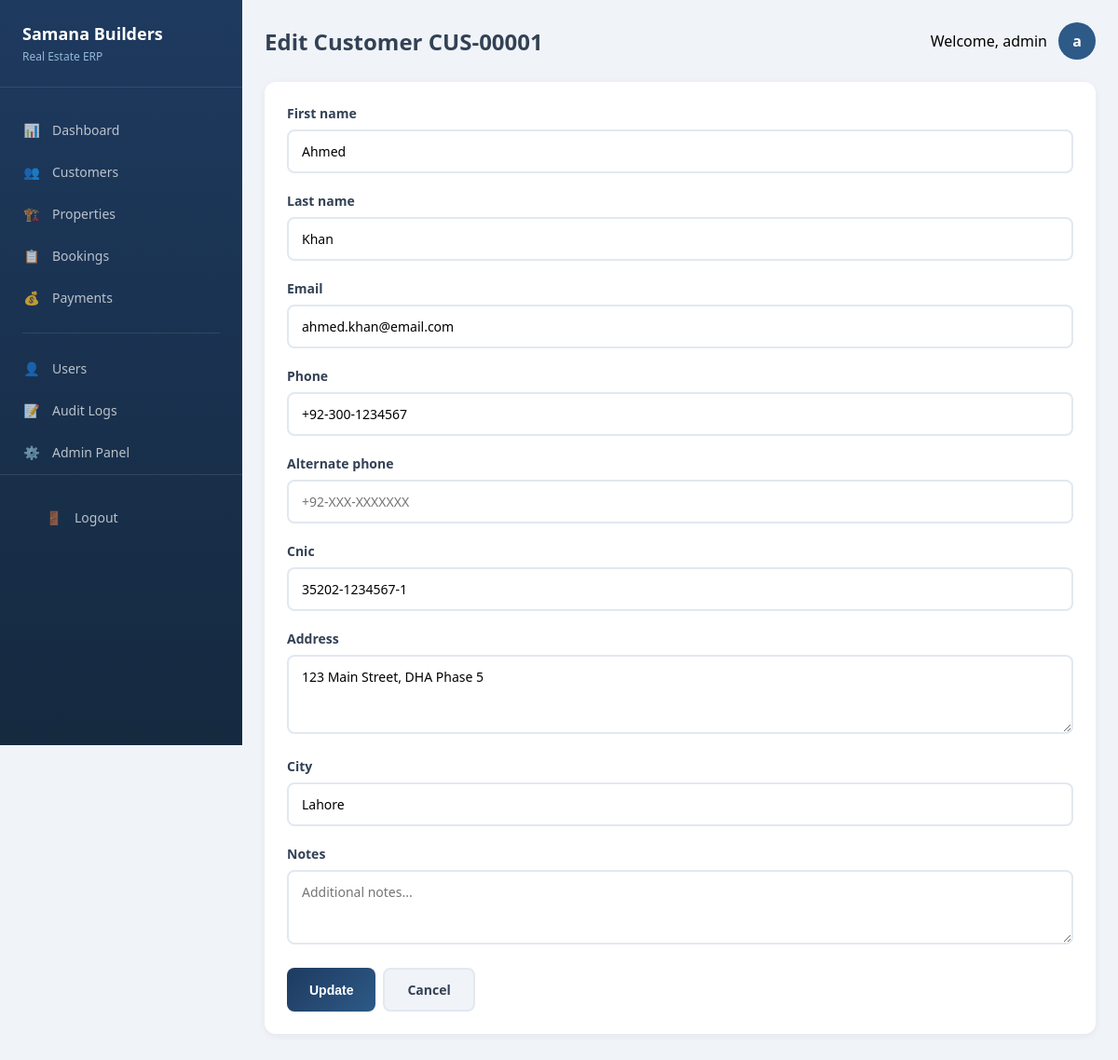
The page /customers/1/edit/ (signed in) on the database its author committed.
### customers/models.py (models this page shows, shortened)
class Customer(models.Model):
    customer_id = models.CharField(max_length=20, unique=True, editable=False)
    user = models.OneToOneField(User, on_delete=models.SET_NULL, null=True, blank=True)
    first_name = models.CharField(max_length=100)
    last_name = models.CharField(max_length=100)
    email = models.EmailField(unique=True, blank=True, null=True)
    phone = models.CharField(max_length=20)
    alternate_phone = models.CharField(max_length=20, blank=True)
    cnic = models.CharField(max_length=15, unique=True)
    address = models.TextField(blank=True)
    city = models.CharField(max_length=100, blank=True)
    notes = models.TextField(blank=True)
    is_active = models.BooleanField(default=True)
    created_at = models.DateTimeField(auto_now_add=True)
    updated_at = models.DateTimeField(auto_now=True)
    created_by = models.ForeignKey(User, on_delete=models.SET_NULL, null=True, related_name='customers_created')
    class Meta:
        ordering = ['-created_at']

### core/views.py (the view)
# urls.py: path('customers/<int:pk>/edit/', core_views.customer_edit_view, name='customer_edit'),
@login_required
def customer_edit_view(request, pk):
    from customers.forms import CustomerForm
    customer = get_object_or_404(Customer, pk=pk)
    if request.method == 'POST':
        form = CustomerForm(request.POST, instance=customer)
        if form.is_valid():
            form.save()
            AuditLog.objects.create(
                user=request.user, action='update', model_name='Customer',
                object_id=customer.customer_id,
                description=f'Updated customer {customer.full_name}'
            )
            messages.success(request, f'Customer {customer.customer_id} updated successfully!')
            return redirect('customers')
    else:
        form = CustomerForm(instance=customer)
    return render(request, 'customer_form.html', {'form': form, 'title': f'Edit Customer {customer.customer_id}', 'customer': customer})

### templates/customer_form.html (shortened to what this page needs)
{% extends 'base_form.html' %}

### templates/base_form.html (shortened to what this page needs)
{% extends 'base.html' %}
{% block content %}
<div class="app-layout">
    <aside class="sidebar">
        <div class="sidebar-brand">
            <h2>Samana Builders</h2>
            <p>Real Estate ERP</p>
        </div>
        <ul class="nav-menu">
            <li class="nav-item">
                <a href="{% url 'dashboard' %}" class="nav-link">
                    <span class="nav-icon">📊</span>
                    Dashboard
                </a>
            </li>
            <li class="nav-item">
                <a href="{% url 'customers' %}" class="nav-link {% if request.path|slice:':12' == '/customers/' %}active{% endif %}">
                    <span class="nav-icon">👥</span>
                    Customers
                </a>
            </li>
            <li class="nav-item">
                <a href="{% url 'properties' %}" class="nav-link {% if request.path|slice:':13' == '/properties/' %}active{% endif %}">
                    <span class="nav-icon">🏗️</span>
                    Properties
                </a>
            </li>
            <li class="nav-item">
                <a href="{% url 'bookings' %}" class="nav-link {% if request.path|slice:':10' == '/bookings/' %}active{% endif %}">
                    <span class="nav-icon">📋</span>
                    Bookings
                </a>
            </li>
            <li class="nav-item">
                <a href="{% url 'payments' %}" class="nav-link {% if request.path|slice:':9' == '/payments/' %}active{% endif %}">
                    <span class="nav-icon">💰</span>
                    Payments
                </a>
            </li>
            <div class="nav-divider"></div>
            <li class="nav-item">
                <a href="{% url 'users' %}" class="nav-link">
                    <span class="nav-icon">👤</span>
                    Users
                </a>
            </li>
            <li class="nav-item">
                <a href="{% url 'audit_logs' %}" class="nav-link">
                    <span class="nav-icon">📝</span>
                    Audit Logs
                </a>
            </li>
            <li class="nav-item">
                <a href="/admin/" class="nav-link">
                    <span class="nav-icon">⚙️</span>
                    Admin Panel
                </a>
            </li>
        </ul>
        <div style="margin-top: auto; padding: 24px; border-top: 1px solid rgba(255,255,255,0.1);">
            <a href="{% url 'logout' %}" class="nav-link">
                <span class="nav-icon">🚪</span>
                Logout
            </a>
        </div>
    </aside>
    <main class="main-content">
        <div class="page-header">
            <h1>{{ title }}</h1>
            <div class="user-info">
                <span>Welcome, {{ request.user.get_full_name|default:request.user.username }}</span>
                <div class="user-avatar">{{ request.user.first_name.0|default:request.user.username.0 }}</div>
            </div>
        </div>
        <div class="card">
            <form method="post" novalidate>
                {% for field in form %}
                <div class="form-group">
                    <label for="{{ field.id_for_label }}">{{ field.label }}</label>
                    {{ field }}
                </div>
                {% endfor %}
                <div class="btn-group mt-2">
                    <button type="submit" class="btn btn-primary">
                        {% if "Edit" in title %}Update{% elif "Delete" in title %}Delete{% else %}Create{% endif %}
                    </button>
                    <a href="{% if cancel_url %}{% url cancel_url %}{% else %}javascript:history.back(){% endif %}" class="btn btn-secondary">Cancel</a>
                </div>
            </form>
        </div>
    </main>
</div>
{% endblock %}

### templates/base.html (style rules this page uses)
* { margin: 0; padding: 0; box-sizing: border-box; }
body { font-family: 'Segoe UI', Tahoma, Geneva, Verdana, sans-serif; background: #f0f4f8; min-height: 100vh; }
:root { --primary-dark: #1e3a5f; --primary: #2d5a87; --primary-light: #94b8d4; --accent-green: #10b981; --accent-amber: #f59e0b; --accent-red: #ef4444; --bg-light: #f0f4f8; --text-dark: #334155; --border: #e2e8f0; }
.form-group { margin-bottom: 20px; }
.form-group label { display: block; font-size: 14px; font-weight: 600; color: var(--text-dark); margin-bottom: 8px; }
.form-control { width: 100%; padding: 12px 14px; border: 2px solid var(--border); border-radius: 8px; font-size: 14px; transition: all 0.3s; font-family: inherit; }
textarea.form-control { resize: vertical; min-height: 80px; }
.btn { display: inline-flex; align-items: center; justify-content: center; padding: 12px 24px; border: none; border-radius: 8px; font-size: 14px; font-weight: 600; cursor: pointer; transition: all 0.3s; text-decoration: none; gap: 8px; }
.btn-primary { background: linear-gradient(135deg, var(--primary-dark) 0%, var(--primary) 100%); color: white; }
.btn-secondary { background: var(--bg-light); color: var(--text-dark); border: 2px solid var(--border); }
.btn-group { display: flex; gap: 8px; flex-wrap: wrap; }
.app-layout { display: flex; min-height: 100vh; }
.sidebar { width: 260px; background: linear-gradient(180deg, var(--primary-dark) 0%, #15293f 100%); color: white; padding: 24px 0; position: fixed; height: 100vh; overflow-y: auto; }
.sidebar-brand { padding: 0 24px 24px; border-bottom: 1px solid rgba(255,255,255,0.1); margin-bottom: 24px; }
.sidebar-brand h2 { font-size: 18px; margin-bottom: 4px; }
.sidebar-brand p { font-size: 12px; color: var(--primary-light); }
.nav-menu { list-style: none; }
.nav-item { margin-bottom: 2px; }
.nav-link { display: flex; align-items: center; padding: 12px 24px; color: rgba(255,255,255,0.7); text-decoration: none; transition: all 0.3s; font-size: 14px; }
.nav-icon { width: 20px; margin-right: 12px; text-align: center; }
.nav-divider { height: 1px; background: rgba(255,255,255,0.1); margin: 16px 24px; }
.main-content { flex: 1; margin-left: 260px; padding: 24px; }
.page-header { display: flex; justify-content: space-between; align-items: center; margin-bottom: 24px; }
.page-header h1 { font-size: 24px; color: var(--text-dark); }
.user-info { display: flex; align-items: center; gap: 12px; }
.user-avatar { width: 40px; height: 40px; border-radius: 50%; background: var(--primary); color: white; display: flex; align-items: center; justify-content: center; font-weight: 600; }
.card { background: white; border-radius: 12px; box-shadow: 0 2px 8px rgba(0,0,0,0.06); padding: 24px; margin-bottom: 24px; }
.mt-2 { margin-top: 16px; }

### rows shown on the page
Customer: form "Ahmed" "Khan" "ahmed.khan@email.com" "+92-300-1234567" "35202-1234567-1" "123 Main Street, DHA Phase 5" "Lahore"

### other values the page prints
{{ title }} "Edit Customer CUS-00001"
{{ request.user.get_full_name|default:request.user.username }} "admin"
{{ request.user.first_name.0|default:request.user.username.0 }} "a"
{{ field.label }} "First name" "Last name" "Email" "Phone" "Alternate phone" "Cnic" "Address" "City" "Notes"
